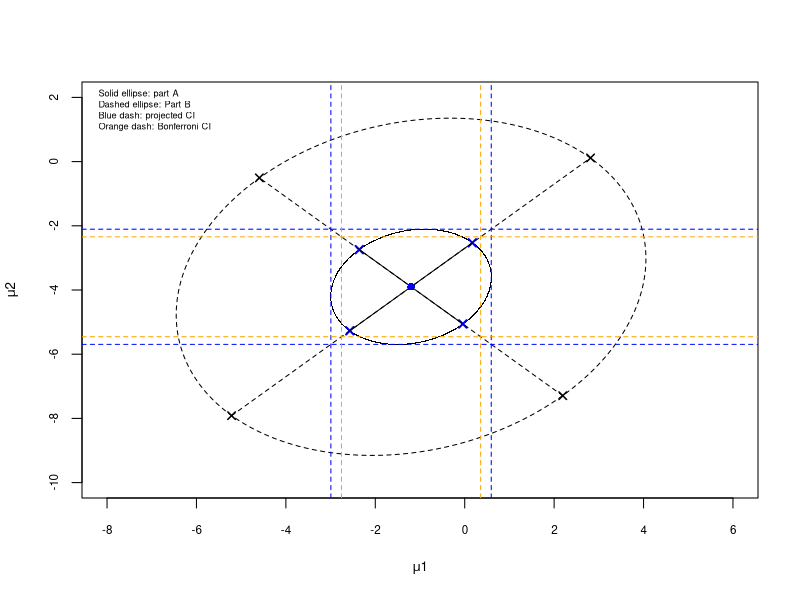

R code for this plot:
#' ---
#' title: "QUIZ 1 - QUESTION 3"
#' author: "Amanjit Gill"
#' date: "October 31, 2022"
#' ---

library("ellipse")

par(mar = c(4, 4, 0.5, 0.5))
dev.new(width = 2.5, height = 2.5, unit = "in")

n <- 12
p = 2
xbar <- cbind(c(-1.2, -3.9))
S <- rbind(c(6,1), c(1,6))
Sinv <- solve(S)

# PART A - confidence ellipsoid at level 90%

alpha <- 0.1
S.eig <- eigen(S)
scale <- p*(n-1)*qf(1-alpha, p, n-p)/(n*(n-p))

# major axis endpoints
(major_pt1 <- xbar - S.eig$vectors[,1] * sqrt(S.eig$values[1]*scale))
(major_pt2 <- xbar + S.eig$vectors[,1] * sqrt(S.eig$values[1]*scale))

# minor axis endpoints
(minor_pt1 <- xbar - S.eig$vectors[,2] * sqrt(S.eig$values[2]*scale))
(minor_pt2 <- xbar + S.eig$vectors[,2] * sqrt(S.eig$values[2]*scale))

# vector of x-coordinates for major axis
major_xvals <- c(major_pt1[1], major_pt2[1])

# vector of y-coordinates for major axis
major_yvals <- c(major_pt1[2], major_pt2[2])

# vector of x-coordinates for minor axis
minor_xvals <- c(minor_pt1[1], minor_pt2[1])

# vector of y-coordinates for minor axis
minor_yvals <- c(minor_pt1[2], minor_pt2[2])

# plot ellipse and major and minor axes
plot(ellipse(cov2cor(S), centre=c(-1.2, -3.9), t=qt(1-alpha/2, n-1), npoints=1000), 
    pch=".", cex.lab=.8, cex.axis=.7, xlim=c(-8,6), ylim=c(-10,2),
    xlab=expression(mu*"1"), ylab=expression(mu*"2"))
points(c(major_xvals,minor_xvals), c(major_yvals,minor_yvals), 
     pch=4, col="blue", lwd=2)
lines(major_xvals, major_yvals)
lines(minor_xvals, minor_yvals)
points(xbar[1], xbar[2], pch=16, col="blue")

# PART B - confidence ellipsoid for known variance

# everything stays the same except for the scale
scale <- qchisq(1-alpha, p)

# major axis endpoints
(major_pt1 <- xbar - S.eig$vectors[,1] * sqrt(S.eig$values[1]*scale))
(major_pt2 <- xbar + S.eig$vectors[,1] * sqrt(S.eig$values[1]*scale))

# minor axis endpoints
(minor_pt1 <- xbar - S.eig$vectors[,2] * sqrt(S.eig$values[2]*scale))
(minor_pt2 <- xbar + S.eig$vectors[,2] * sqrt(S.eig$values[2]*scale))

# vector of x-coordinates for major axis
major_xvals <- c(major_pt1[1], major_pt2[1])

# vector of y-coordinates for major axis
major_yvals <- c(major_pt1[2], major_pt2[2])

# vector of x-coordinates for minor axis
minor_xvals <- c(minor_pt1[1], minor_pt2[1])

# vector of y-coordinates for minor axis
minor_yvals <- c(minor_pt1[2], minor_pt2[2])

# plot major and minor axes
lines(ellipse(cov2cor(S), centre=c(-1.2, -3.9), 
    scale=c(sqrt(qchisq(1-alpha, p)),sqrt(qchisq(1-alpha, p))), npoints=1000), 
    pch=".", cex=1, lty="dashed")
points(c(major_xvals,minor_xvals), c(major_yvals,minor_yvals), pch=4, lwd=1.5)
lines(major_xvals, major_yvals, lty="dashed")
lines(minor_xvals, minor_yvals, lty="dashed")
points(xbar[1], xbar[2], pch=16, col="blue")

# PART C - projection to get confidence interval

# change back to Part A scale
scale <- p*(n-1)*qf(1-alpha, p, n-p)/(n*(n-p))

# for variable x1
l_x1 <- c(1,0)
(x1_ci_low <- c(crossprod(l_x1, xbar)) - sqrt(scale * t(l_x1) %*% S %*% l_x1))
(x1_ci_high <- c(crossprod(l_x1, xbar)) + sqrt(scale * t(l_x1) %*% S %*% l_x1))

# for variable x2
l_x2 <- c(0,1)
(x2_ci_low <- c(crossprod(l_x2, xbar)) - sqrt(scale * t(l_x2) %*% S %*% l_x2))
(x2_ci_high <- c(crossprod(l_x2, xbar)) + sqrt(scale * t(l_x2) %*% S %*% l_x2))

# plot x1 CI as vertical lines
# plot x2 CI as horizontal lines
abline(v=c(x1_ci_low, x1_ci_high), col="blue", lty="dashed")
abline(h=c(x2_ci_low, x2_ci_high), col="blue", lty="dashed")

# PART D - Bonferroni method to get confidence intervals
# adapt Part C to do this efficiently

m <- 2*p

scale <- qt(1-alpha/m, n-1)

# for variable x1
l_x1 <- c(1,0)
(x1_ci_low <- c(crossprod(l_x1, xbar)) - scale*sqrt(t(l_x1) %*% S %*% l_x1 / n))
(x1_ci_high <- c(crossprod(l_x1, xbar)) + scale*sqrt(t(l_x1) %*% S %*% l_x1 / n))

# for variable x2
l_x2 <- c(0,1)
(x2_ci_low <- c(crossprod(l_x2, xbar)) - scale*sqrt(t(l_x2) %*% S %*% l_x2 / n))
(x2_ci_high <- c(crossprod(l_x2, xbar)) + scale*sqrt(t(l_x2) %*% S %*% l_x2 / n))

# plot x1 CI as vertical lines
# plot x2 CI as horizontal lines
abline(v=c(x1_ci_low, x1_ci_high), col="orange", lty="dashed")
abline(h=c(x2_ci_low, x2_ci_high), col="orange", lty="dashed")

# add legend for all 4 parts
legend(
    x="topleft",
    legend=c("Solid ellipse: part A", "Dashed ellipse: Part B",
             "Blue dash: projected CI", "Orange dash: Bonferroni CI"),
    bty='n',
    cex=0.55
)
